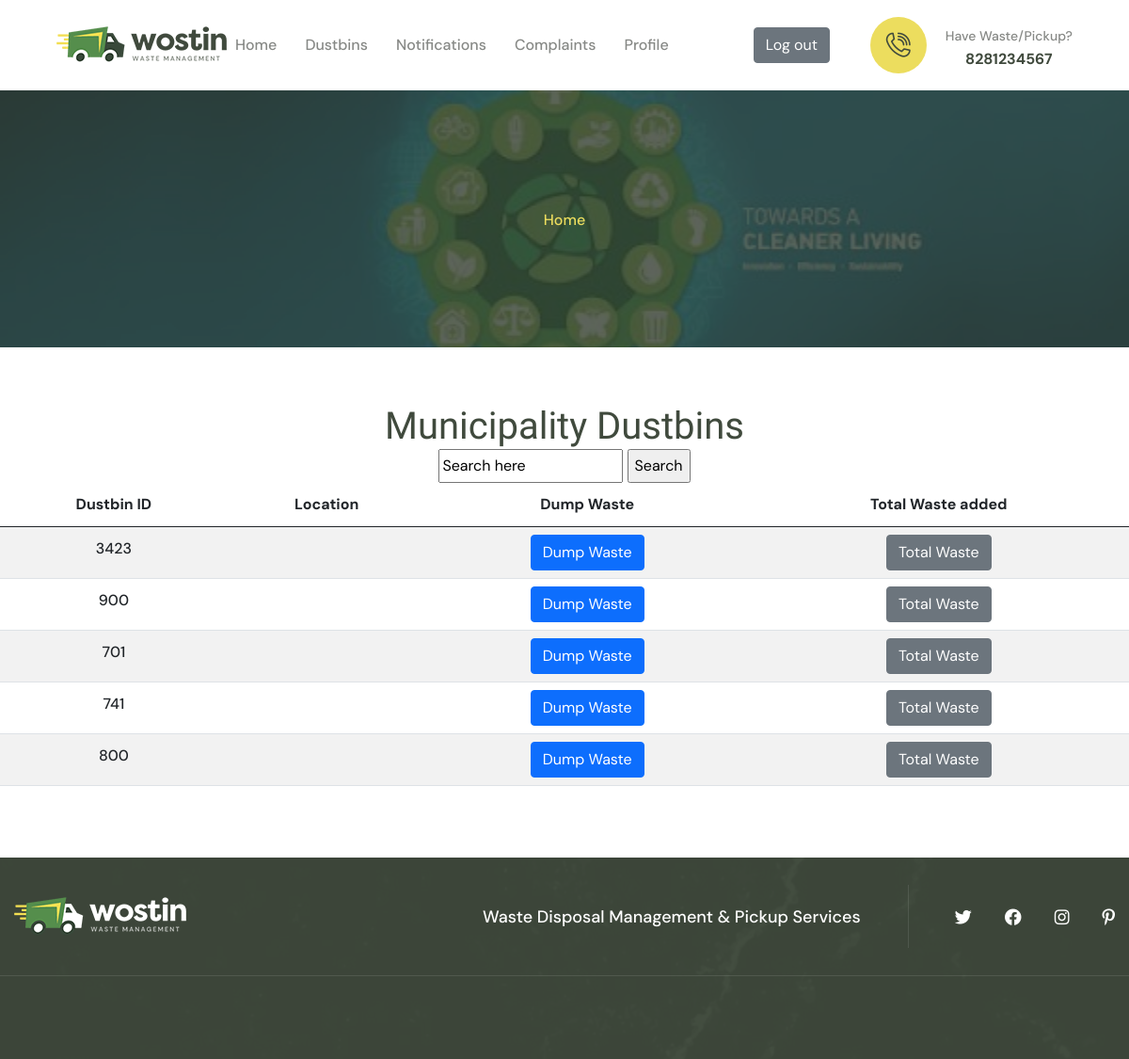
/dustbin_public_search (upper part), run on an earlier commit of the app's database.
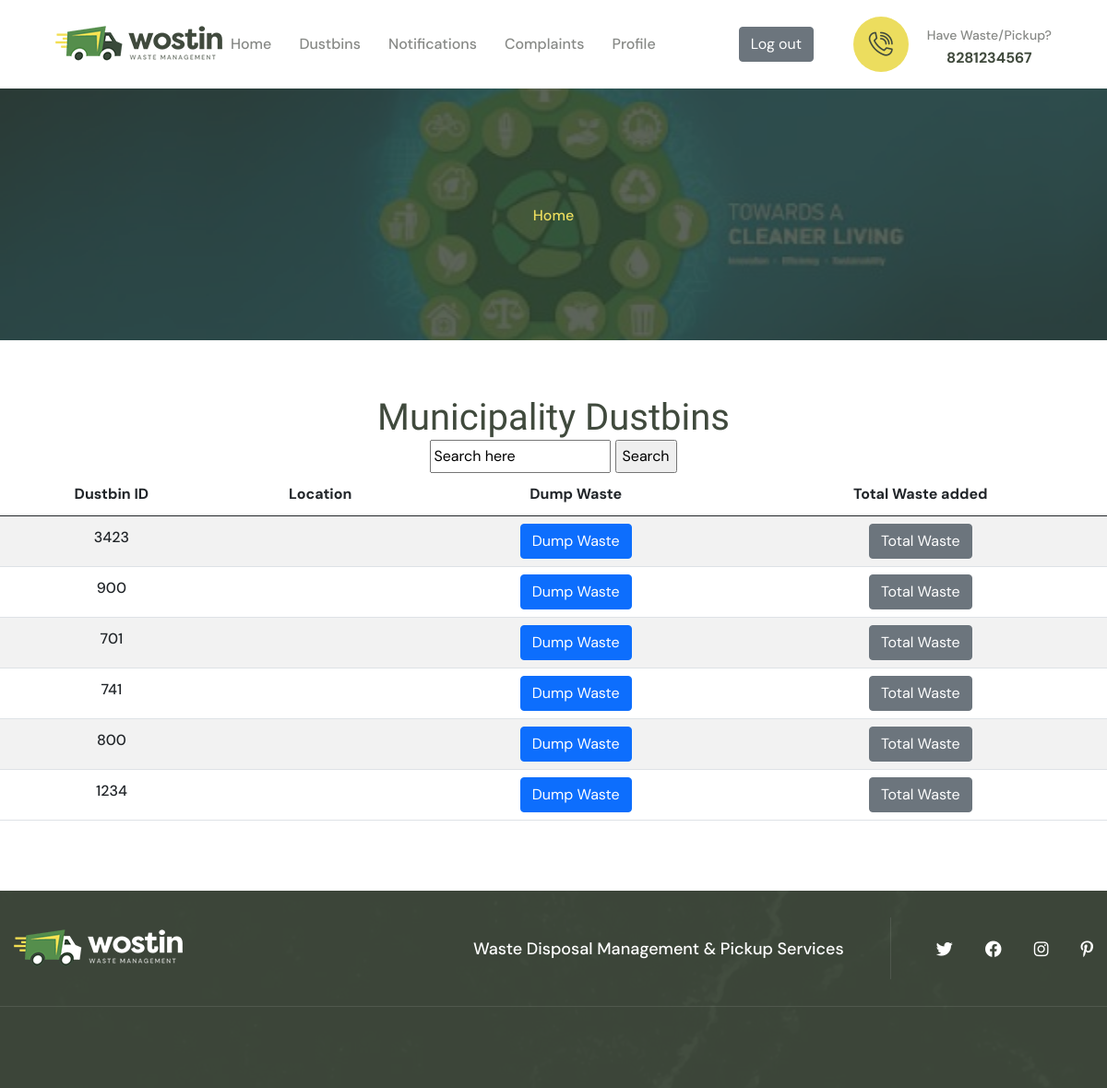
And on a later commit of the database.
### swmapp/models.py (models this page shows)
class Public_Dustbin_Register(models.Model):
    dustbin_id= models.IntegerField()
    latitude = models.CharField(max_length=100)
    longitude = models.CharField(max_length=100)
    login_id = models.ForeignKey(LoginTable,on_delete=models.CASCADE)
    date = models.DateField(auto_now_add=True)

### swmapp/views.py (the view)
# urls.py: path('dustbin_public_search', views.dustbin_public_search, name='dustbin_public_search'),
def dustbin_public_search(request):
    search = request.GET.get('search')
    if search:
        dustbindata = Public_Dustbin_Register.objects.filter(Q(location__icontains=search) | Q(dustbin_id__icontains=search))
    else:
        dustbindata = Public_Dustbin_Register.objects.all()
    return render(request, 'dustbin_public_search.html', {'dustbin_public_search': dustbindata})

### swmapp/templates/dustbin_public_search.html (shortened to what this page needs)
{% extends 'user_header.html' %}
{% block content %}
<html>
    <head>
    </head>
    <body align="center">
        <h1>Municipality Dustbins</h1>
        <form action="{% url 'dustbin_public_search' %}" method="get">
                <input type="search" name="search" placeholder="Search here">
                <input type="submit" value="Search">
        </form>
        <table class="table table-striped" align="center">
            <thead>
                <tr>
                    <th>Dustbin ID</th>
                    <th>Location</th>
                    <th>Dump Waste</th>
                    <th>Total Waste added</th>
                </tr>
            </thead>
            <tbody>
                {% for data in dustbin_public_search %}
                    <tr>
                        <td>{{ data.dustbin_id }}</td>
                        <td>{{ data.location }}</td>
                        <td><a class="btn btn-primary" href ="{% url 'wasteupdates' data.id %}">Dump Waste</a></td>
                        <td><a class="btn btn-secondary" href ="{% url 'totalwaste' data.id %}">Total Waste</a></td>
                    </tr>
                {% empty %}
                    <tr>
                        <td colspan="2">No dustbins found.</td>
                    </tr>
                {% endfor %}
            </tbody>
        </table>
    </body>
</html>
{% endblock %}

What changed in the data, as far as the page shows it:
added Public_Dustbin_Register: dustbin_id "1234"
